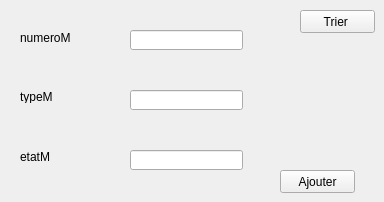
      <widget class="QWidget" name="tab">
       <attribute name="title">
        <string>Ajouter un moyen</string>
       </attribute>
       <widget class="QLabel" name="label">
        <property name="geometry">
         <rect>
          <x>20</x>
          <y>30</y>
          <width>61</width>
          <height>16</height>
         </rect>
        </property>
        <property name="text">
         <string>numeroM</string>
        </property>
       </widget>
       <widget class="QLabel" name="label_2">
        <property name="geometry">
         <rect>
          <x>20</x>
          <y>90</y>
          <width>47</width>
          <height>13</height>
         </rect>
        </property>
        <property name="text">
         <string>typeM</string>
        </property>
       </widget>
       <widget class="QLabel" name="label_3">
        <property name="geometry">
         <rect>
          <x>20</x>
          <y>150</y>
          <width>47</width>
          <height>13</height>
         </rect>
        </property>
        <property name="text">
         <string>etatM</string>
        </property>
       </widget>
       <widget class="QLineEdit" name="lineEdit_numeroM">
        <property name="geometry">
         <rect>
          <x>130</x>
          <y>30</y>
          <width>113</width>
          <height>20</height>
         </rect>
        </property>
       </widget>
       <widget class="QLineEdit" name="lineEdit_typeM">
        <property name="geometry">
         <rect>
          <x>130</x>
          <y>90</y>
          <width>113</width>
          <height>20</height>
         </rect>
        </property>
       </widget>
       <widget class="QLineEdit" name="lineEdit_etatM">
        <property name="geometry">
         <rect>
          <x>130</x>
          <y>150</y>
          <width>113</width>
          <height>20</height>
         </rect>
        </property>
       </widget>
       <widget class="QPushButton" name="pb_ajouter">
        <property name="geometry">
         <rect>
          <x>280</x>
          <y>170</y>
          <width>75</width>
          <height>23</height>
         </rect>
        </property>
        <property name="text">
         <string>Ajouter</string>
        </property>
       </widget>
       <widget class="QPushButton" name="pushButton">
        <property name="geometry">
         <rect>
          <x>300</x>
          <y>10</y>
          <width>75</width>
          <height>23</height>
         </rect>
        </property>
        <property name="text">
         <string>Trier </string>
        </property>
       </widget>
      </widget>
